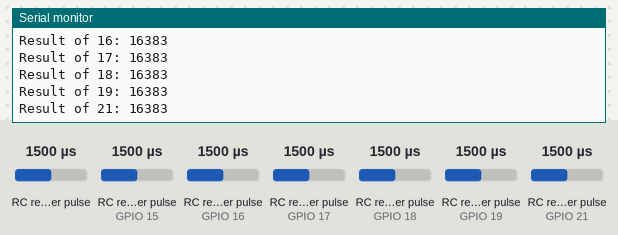
Simulated run of this sketch. Board: ESP32. Shown: the last lines printed to the serial monitor. Wiring (inferred from the names in the program): 7 × RC receiver channel: data GPIO 0 / data GPIO 15 / data GPIO 16 / data GPIO 17 / data GPIO 18 / data GPIO 19 / data GPIO 21. The test bench sets the inputs (shaded band); at power-on: RC receiver pulse 1500 µs, RC receiver pulse (sensors on GPIO 15, GPIO 16, GPIO 17, GPIO 18, GPIO 19, GPIO 21) 1500 µs. USB keyboard and mouse output is not drawn.

Above: at 1.2 s.
1.3 s: RC receiver pulse (sensor 0) set to 1020 µs
At 1.9 s:
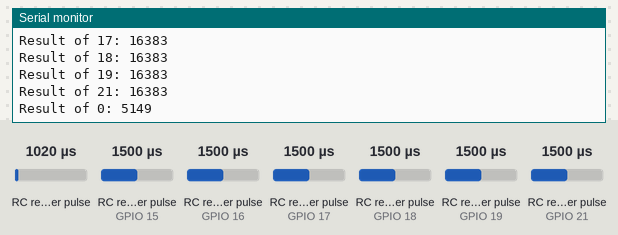
2.8 s: RC receiver pulse (sensor on GPIO 15) set to 1020 µs
At 3.6 s:
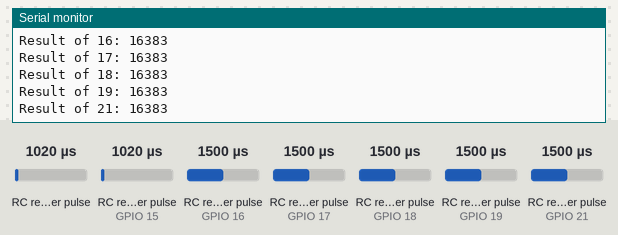
4.3 s: RC receiver pulse (sensor on GPIO 16) set to 1020 µs
At 5.3 s:
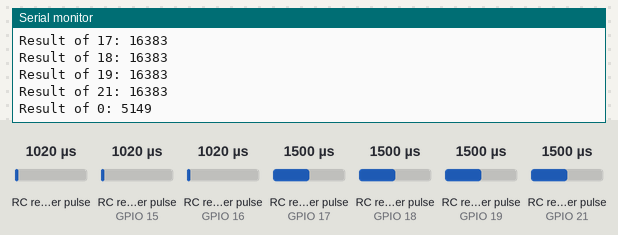
5.8 s: RC receiver pulse (sensor on GPIO 17) set to 1020 µs
7.3 s: RC receiver pulse (sensor on GPIO 18) set to 1020 µs
At 8.2 s:
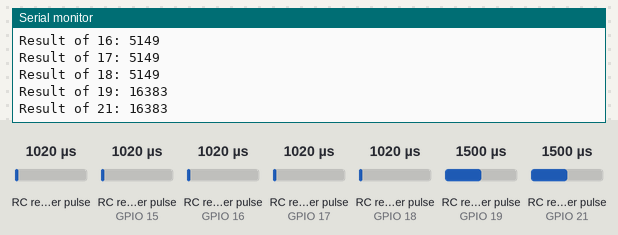
8.8 s: RC receiver pulse (sensor on GPIO 19) set to 1020 µs
At 9.4 s:
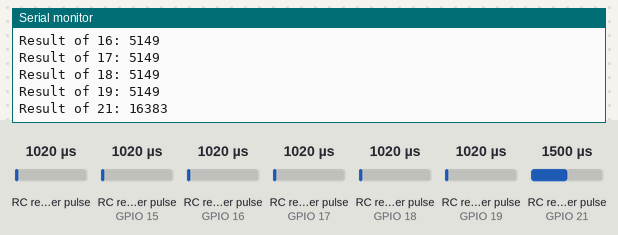
Timing chart, 0 to 11.1 s (numbered marks = the images above; inputs shaded):
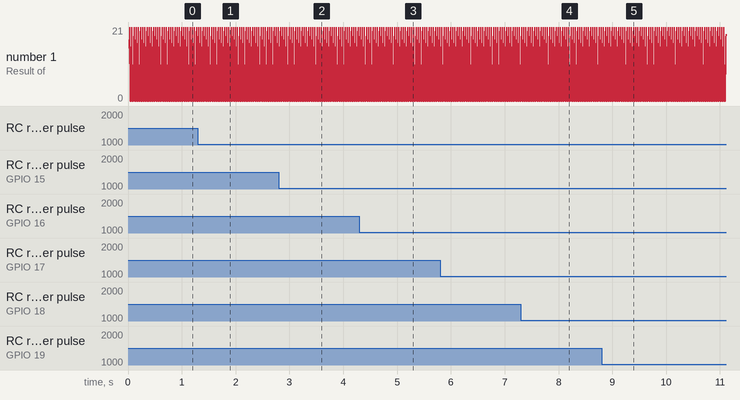

Measured:
- after the input at 1.3 s, the serial monitor: prints a new line at once (image 1)
- after the input at 2.8 s, the serial monitor: prints a new line at once (image 2)
- after the input at 4.3 s, the serial monitor: prints a new line after 0.05 s (image 3)
- after the input at 7.3 s, the serial monitor: prints a new line after 0.05 s (image 4)
- after the input at 8.8 s, the serial monitor: prints a new line at once (image 5)

The sketch:

src.ino
```cpp
/*

ESP32 project to turn RC PWM rerciver (eg Spectrum AR6115 in my case) to an PC Gamepad (using Arduino IDE)
https://github.com/T1G3R-DEV/PWM_RC_Radio_reciver_to_BLE_Gamepad_ESP32

using following librarys:
ESP32-BLE-Gamepad (v0.5.4)
NimBLE-Arduino (v1.4.1)

1-8 axes


*/

#include <Arduino.h>
#include <BleGamepad.h>

const int ch_pins[8] = {15, 16, 17, 18, 19, 21, 0,0};
//im using a slightly higher range to fully use the available range
#define MIN_DURATION 800    //minimum duration of the pwm (when stick is at fully down) (900 us for spectrum recivers)
#define MAX_DURATION 2200   //maximum duration of pwm (2100 us for spectrum recivers)

BleGamepad bleGamepad;

int readChannel(int inputPin, int minRange, int maxRange, int defaultValue){
    int ch = pulseIn(inputPin, HIGH, 30000);
    if (ch < 1) return defaultValue;
    int result=map(ch, MIN_DURATION, MAX_DURATION, minRange, maxRange); //min and max Range are for the output side of things eq ble controller takes values from 0 to 32767
    Serial.println("Result of " + String(inputPin) + ": "+String(result));
    return result;
}


void setup()
{
    Serial.begin(115200);
    for (int pin : ch_pins)
    {
      pinMode(pin, INPUT);
    }

    Serial.println("Starting BLE work!");
    BleGamepadConfiguration bleGamepadConfig;
    bleGamepadConfig.setAutoReport(false); // This is true by default
    bleGamepad.begin(&bleGamepadConfig); // Creates a gamepad with 128 buttons, 2 hat switches and x, y, z, rZ, rX, rY and 2 sliders (no simulation controls enabled by default)
    bleGamepad.setAxes(0, 0, 0, 0, 0, 0, 0, 0);

}

int ch_values[8];

void loop()
{
    if (bleGamepad.isConnected())
    {
        Serial.println("Gampad connected");
        for (int i=0; i<8; i++)
        {
            ch_values[i] = readChannel(ch_pins[i], 0, 32767, 0);
        }
        bleGamepad.setAxes(ch_values[0], ch_values[1], ch_values[2], ch_values[3], ch_values[4], ch_values[5], ch_values[6], ch_values[7]);
        bleGamepad.sendReport();
    }
}
```
